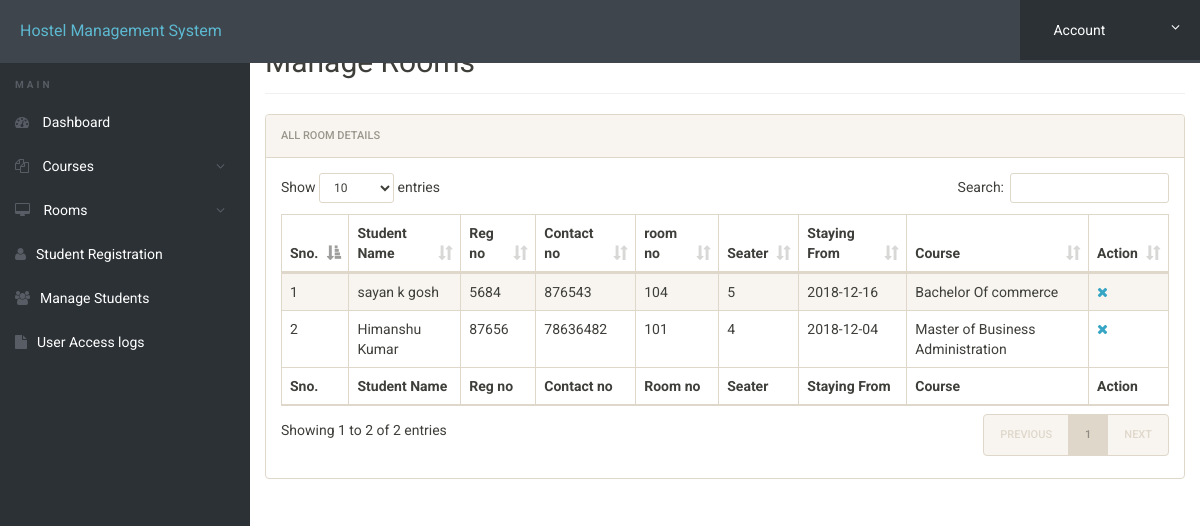
Page /admin/manage-students.php (signed in) on the earlier database version.
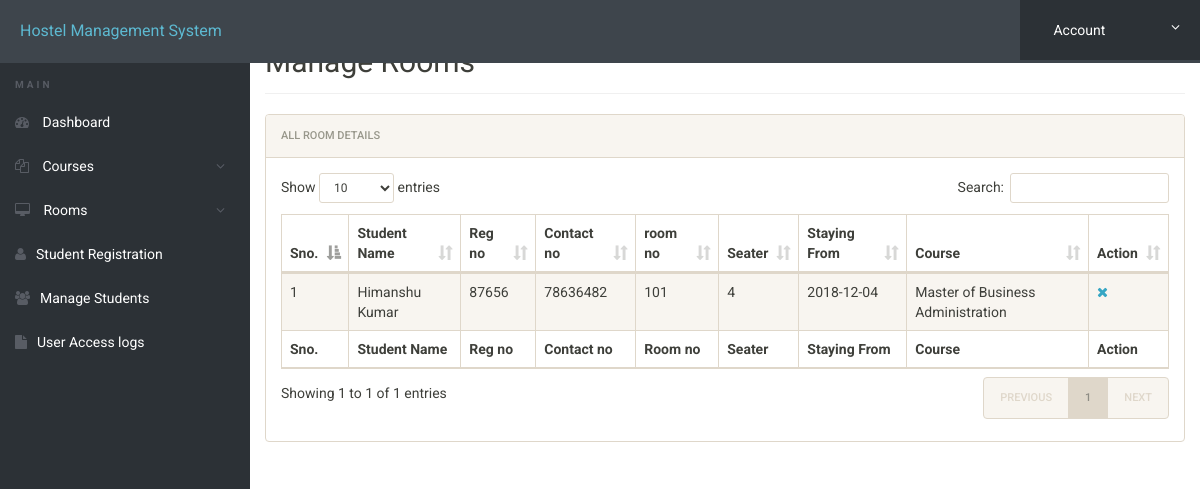
Same page on the later database version.
### tables this page shows
CREATE TABLE `registration` (
  `id` int(11) NOT NULL,
  `roomno` int(11) NOT NULL,
  `seater` int(11) NOT NULL,
  `feespm` int(11) NOT NULL,
  `foodstatus` int(11) NOT NULL,
  `stayfrom` date NOT NULL,
  `duration` int(11) NOT NULL,
  `course` varchar(500) NOT NULL,
  `regno` int(11) NOT NULL,
  `firstName` varchar(500) NOT NULL,
  `middleName` varchar(500) NOT NULL,
  `lastName` varchar(500) NOT NULL,
  `gender` varchar(250) NOT NULL,
  `contactno` bigint(11) NOT NULL,
  `emailid` varchar(500) NOT NULL,
  `egycontactno` bigint(11) NOT NULL,
  `guardianName` varchar(500) NOT NULL,
  `guardianRelation` varchar(500) NOT NULL,
  `guardianContactno` bigint(11) NOT NULL,
  `corresAddress` varchar(500) NOT NULL,
  `corresCIty` varchar(500) NOT NULL,
  `corresState` varchar(500) NOT NULL,
  `corresPincode` int(11) NOT NULL,
  `pmntAddress` varchar(500) NOT NULL,
  `pmntCity` varchar(500) NOT NULL,
  `pmnatetState` varchar(500) NOT NULL,
  `pmntPincode` int(11) NOT NULL,
  `postingDate` timestamp NOT NULL DEFAULT CURRENT_TIMESTAMP,
  `updationDate` varchar(500) NOT NULL
);

### admin/manage-students.php (the view, shortened to what this page needs)
<?php
include('includes/config.php');
?>
<!doctype html>
<html lang="en" class="no-js">
<head>
	<link rel="stylesheet" href="css/font-awesome.min.css">
	<link rel="stylesheet" href="css/bootstrap.min.css">
	<link rel="stylesheet" href="css/dataTables.bootstrap.min.css">
	<link rel="stylesheet" href="css/bootstrap-social.css">
	<link rel="stylesheet" href="css/bootstrap-select.css">
	<link rel="stylesheet" href="css/fileinput.min.css">
	<link rel="stylesheet" href="css/awesome-bootstrap-checkbox.css">
	<link rel="stylesheet" href="css/style.css">
</head>
<body>
	<?php include('includes/header.php');?>
	<div class="ts-main-content">
			<?php include('includes/sidebar.php');?>
		<div class="content-wrapper">
			<div class="container-fluid">
				<div class="row">
					<div class="col-md-12">
						<h2 class="page-title">Manage Rooms</h2>
						<div class="panel panel-default">
							<div class="panel-heading">All Room Details</div>
							<div class="panel-body">
								<table id="zctb" class="display table table-striped table-bordered table-hover" cellspacing="0" width="100%">
									<thead>
										<tr>
											<th>Sno.</th>
											<th>Student Name</th>
											<th>Reg no</th>
											<th>Contact no </th>
											<th>room no  </th>
											<th>Seater </th>
											<th>Staying From </th>
											<th>Course </th>
											<th>Action</th>
										</tr>
									</thead>
									<tfoot>
										<tr>
											<th>Sno.</th>
											<th>Student Name</th>
											<th>Reg no</th>
											<th>Contact no </th>
											<th>Room no  </th>
											<th>Seater </th>
											<th>Staying From </th>
											<th>Course </th>
											<th>Action</th>
										</tr>
									</tfoot>
									<tbody>
<?php
$ret="select * from registration";
$stmt= $mysqli->prepare($ret) ;
$stmt->execute() ;
$res=$stmt->get_result();
$cnt=1;
while($row=$res->fetch_object())
	  {
	  	?>
<tr><td><?php echo $cnt;;?></td>
<td><?php echo $row->firstName."  ".$row->middleName." ".$row->lastName;?></td>
<td><?php echo $row->regno;?></td>
<td><?php echo $row->contactno;?></td>
<td><?php echo $row->roomno;?></td>
<td><?php echo $row->seater;?></td>
<td><?php echo $row->stayfrom;?></td>
<td><?php echo $row->course;?></td>
<td>
<a href="manage-students.php?del=<?php echo $row->id;?>" title="Delete Record" onclick="return confirm("Do you want to delete");"><i class="fa fa-close"></i></a></td>
										</tr>
									<?php
$cnt=$cnt+1;
									 } ?>
									</tbody>
								</table>
							</div>
						</div>
					</div>
				</div>
			</div>
		</div>
	</div>
</body>
</html>

### admin/includes/header.php (shortened to what this page needs)
<div class="brand clearfix">
		<a href="#" class="logo" style="font-size:16px;">Hostel Management System</a>
		<ul class="ts-profile-nav">
			<li class="ts-account">
				<a href="#"><img src="img/ts-avatar.jpg" class="ts-avatar hidden-side" alt=""> Account <i class="fa fa-angle-down hidden-side"></i></a>
			</li>
		</ul>
	</div>

### admin/includes/sidebar.php (shortened to what this page needs)
<nav class="ts-sidebar">
			<ul class="ts-sidebar-menu">
				<li class="ts-label">Main</li>
				<li><a href="dashboard.php"><i class="fa fa-dashboard"></i> Dashboard</a></li>
					<li><a href="#"><i class="fa fa-files-o"></i> Courses</a>
				</li>
					<li><a href="#"><i class="fa fa-desktop"></i> Rooms</a>
				</li>
				<li><a href="registration.php"><i class="fa fa-user"></i>Student Registration</a></li>
				<li><a href="manage-students.php"><i class="fa fa-users"></i>Manage Students</a></li>
				<li><a href="access-log.php"><i class="fa fa-file"></i>User Access logs</a></li>
		</nav>

### admin/css/style.css (style rules this page uses)
html { font-size: 14px; }
@media only screen and (min-width: 480px) { html { font-size: 17px; } }
@media only screen and (min-width: 768px) { html { font-size: 14px; } }
body { font-size: 1em; }
a { color: #37a6c4; }
.panel { overflow: hidden; }
ul, li { margin: 0; padding: 0; list-style: none; }
.page-title { padding-bottom: 15px; margin-bottom: 20px; border-bottom: 1px solid #f0f0f0; }
.brand { background: #3e454c; position: relative; z-index: 3; position: fixed; width: 100%; top: 0; }
.brand .logo { box-sizing: border-box; padding: 20px; float: left; display: block; width: 200px; }
@media only screen and (min-width: 992px) { .brand .logo { width: 250px; } }
.brand .ts-profile-nav { float: right; display: none; }
.brand .ts-profile-nav li { float: left; position: relative; }
.brand .ts-profile-nav li a { display: block; padding: 20px; color: #fff; }
.brand .ts-profile-nav .ts-account .fa-angle-down { float: right; }
.brand .ts-profile-nav .ts-account > a { width: 180px; background: #2c3136; }
@media only screen and (min-width: 992px) { .brand .ts-profile-nav { display: block; } }
.ts-sidebar { background: #2c3136; max-height: 0; transition: max-height 0.3s; overflow: hidden; position: fixed; z-index: 2; width: 100%; bottom: 0; top: 60px; overflow-y: auto; }
@media only screen and (min-width: 992px) { .ts-sidebar { max-height: 100%; bottom: 0; } }
.ts-sidebar-menu .ts-label { color: #585c64; font-weight: bold; padding: 8px 15px; text-transform: uppercase; font-size: 10px; letter-spacing: 3px; margin-top: 10px; }
.ts-sidebar-menu a { display: block; text-decoration: none; padding: 12px 15px; color: #fff; }
.ts-sidebar-menu li { position: relative; }
.ts-sidebar-menu li i { color: #585c64; margin-right: 10px; }
.ts-main-content .content-wrapper { padding-top: 15px; margin-top: 10px; }
@media only screen and (min-width: 992px) { .ts-main-content .ts-sidebar { width: 250px; float: left; } }
@media only screen and (min-width: 992px) { .ts-main-content .content-wrapper { margin-left: 250px; } }

Differences in the rows shown:
removed registration: firstName "sayan", middleName "k", lastName "gosh", regno "5684", contactno "876543", roomno "104", seater "5", stayfrom "2018-12-16", course "Bachelor Of commerce"
Other differences:
text written by a page script: "Show entries Search: Showing 1 to 2 of 2 entries PREVIOUS 1 NEXT" → "Show entries Search: Showing 1 to 1 of 1 entries PREVIOUS 1 NEXT"
